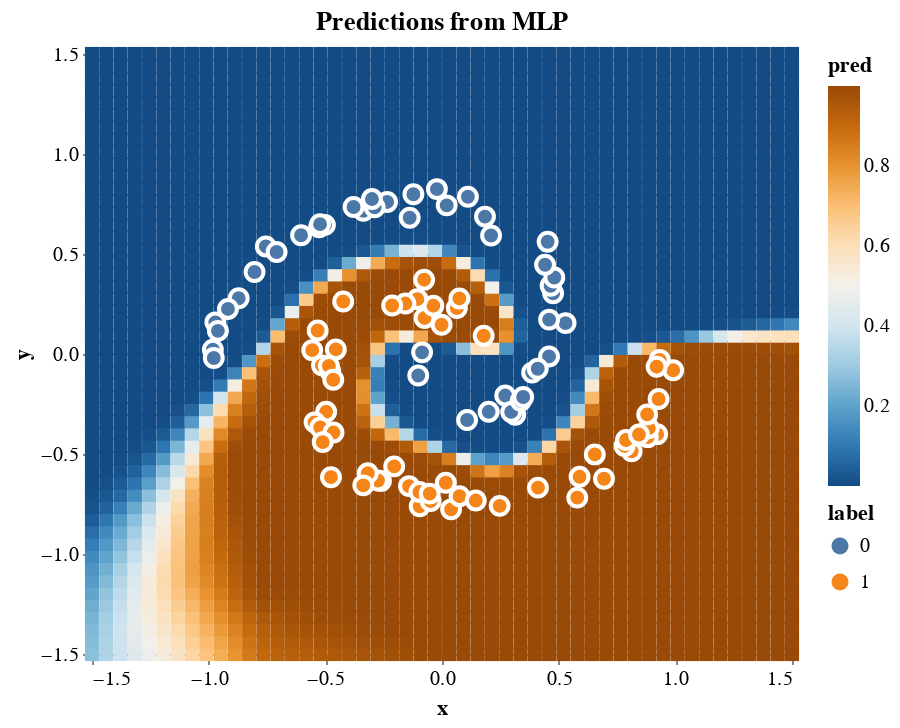

Notebook cell for this chart:
### Code cell
# Plot predictions
pred_chart = prediction_plot(xs, y)
chart = pred_chart + spiral_chart
chart

### Figure 1 — Vega-Lite specification as saved in the notebook (floating-point values rounded to 4 significant figures; data arrays with more than 128 entries replaced by an {"elided": "..."} marker saying what was removed)
{"config": {"view": {"continuousWidth": 300, "continuousHeight": 300}}, "layer": [{"data": {"name": "data-f6874b53cb5700bb8b41a445bb005861"}, "mark": {"type": "square", "opacity": 1, "size": 50}, "encoding": {"color": {"field": "pred", "scale": {"scheme": "blueorange"}, "type": "quantitative"}, "x": {"field": "x", "scale": {"domain": [-1.5, 1.5], "nice": false}, "type": "quantitative"}, "y": {"field": "y", "scale": {"domain": [-1.5, 1.5], "nice": false}, "type": "quantitative"}}, "title": "Predictions from MLP"}, {"data": {"name": "data-ea5f926ea559a091408d708f08741c63"}, "mark": {"type": "circle", "opacity": 1, "size": 80, "stroke": "white"}, "encoding": {"color": {"field": "label", "type": "nominal"}, "x": {"field": "x", "scale": {"domain": [-1.5, 1.5], "nice": false}, "type": "quantitative"}, "y": {"field": "y", "scale": {"domain": [-1.5, 1.5], "nice": false}, "type": "quantitative"}}}], "height": 300, "width": 350, "$schema": "https://vega.github.io/schema/vega-lite/v5.20.1.json", "datasets": {"data-f6874b53cb5700bb8b41a445bb005861": {"elided": "2500 records"}, "data-ea5f926ea559a091408d708f08741c63": [{"x": -0.08531, "y": 0.008334, "label": 0}, {"x": 0.1787, "y": 0.09108, "label": 1}, {"x": 0.06364, "y": 0.2299, "label": 1}, {"x": -0.1018, "y": -0.1074, "label": 0}, {"x": -0.001736, "y": 0.1459, "label": 1}, {"x": 0.0744, "y": 0.2778, "label": 1}, {"x": -0.07479, "y": 0.1803, "label": 1}, {"x": -0.03717, "y": 0.2415, "label": 1}, {"x": -0.1055, "y": 0.2743, "label": 1}, {"x": -0.07655, "y": 0.3715, "label": 1}, {"x": -0.1569, "y": 0.2522, "label": 1}, {"x": 0.1076, "y": -0.33, "label": 0}, {"x": 0.2, "y": -0.2889, "label": 0}, {"x": -0.2137, "y": 0.2426, "label": 1}, {"x": 0.271, "y": -0.2078, "label": 0}, {"x": 0.3139, "y": -0.3035, "label": 0}, {"x": 0.2965, "y": -0.2895, "label": 0}, {"x": 0.3377, "y": -0.2342, "label": 0}, {"x": 0.348, "y": -0.2151, "label": 0}, {"x": -0.4233, "y": 0.2626, "label": 1}, {"x": 0.3863, "y": -0.09285, "label": 0}, {"x": -0.5328, "y": 0.1173, "label": 1}, {"x": -0.4549, "y": 0.02297, "label": 1}, {"x": 0.4588, "y": -0.01218, "label": 0}, {"x": 0.4103, "y": -0.07362, "label": 0}, {"x": -0.4793, "y": -0.08519, "label": 1}, {"x": -0.5563, "y": 0.01929, "label": 1}, {"x": -0.5145, "y": -0.05687, "label": 1}, {"x": -0.4848, "y": -0.05956, "label": 1}, {"x": 0.5296, "y": 0.1546, "label": 0}, {"x": -0.4661, "y": -0.1289, "label": 1}, {"x": 0.4591, "y": 0.1721, "label": 0}, {"x": -0.4965, "y": -0.289, "label": 1}, {"x": 0.4763, "y": 0.3038, "label": 0}, {"x": -0.546, "y": -0.3418, "label": 1}, {"x": -0.5216, "y": -0.3674, "label": 1}, {"x": 0.4655, "y": 0.3409, "label": 0}, {"x": -0.4649, "y": -0.3928, "label": 1}, {"x": -0.5111, "y": -0.4405, "label": 1}, {"x": 0.4814, "y": 0.3824, "label": 0}, {"x": 0.4417, "y": 0.4463, "label": 0}, {"x": -0.4759, "y": -0.616, "label": 1}, {"x": 0.4528, "y": 0.5614, "label": 0}, {"x": -0.2617, "y": -0.6344, "label": 1}, {"x": -0.2744, "y": -0.6326, "label": 1}, {"x": -0.3181, "y": -0.5966, "label": 1}, {"x": -0.3374, "y": -0.6567, "label": 1}, {"x": -0.2049, "y": -0.5619, "label": 1}, {"x": 0.2103, "y": 0.5924, "label": 0}, {"x": -0.1414, "y": -0.6604, "label": 1}, {"x": 0.1843, "y": 0.6871, "label": 0}, {"x": -0.09565, "y": -0.7615, "label": 1}, {"x": -0.09671, "y": -0.6895, "label": 1}, {"x": -0.04871, "y": -0.7354, "label": 1}, {"x": -0.05257, "y": -0.698, "label": 1}, {"x": 0.111, "y": 0.7862, "label": 0}, {"x": 0.01628, "y": -0.6439, "label": 1}, {"x": -0.02177, "y": 0.8245, "label": 0}, {"x": 0.02014, "y": 0.7434, "label": 0}, {"x": 0.03891, "y": -0.7766, "label": 1}, {"x": 0.07513, "y": -0.7111, "label": 1}, {"x": -0.1226, "y": 0.7989, "label": 0}, {"x": 0.1447, "y": -0.7328, "label": 1}, {"x": -0.1385, "y": 0.6813, "label": 0}, {"x": 0.2471, "y": -0.7594, "label": 1}, {"x": -0.337, "y": 0.7159, "label": 0}, {"x": -0.2352, "y": 0.7603, "label": 0}, {"x": -0.2886, "y": 0.7335, "label": 0}, {"x": -0.3003, "y": 0.7748, "label": 0}, {"x": -0.379, "y": 0.7349, "label": 0}, {"x": 0.4114, "y": -0.6682, "label": 1}, {"x": 0.5797, "y": -0.7181, "label": 1}, {"x": -0.5267, "y": 0.6338, "label": 0}, {"x": -0.5018, "y": 0.6456, "label": 0}, {"x": -0.5226, "y": 0.6492, "label": 0}, {"x": 0.5896, "y": -0.6141, "label": 1}, {"x": 0.6548, "y": -0.502, "label": 1}, {"x": -0.604, "y": 0.5938, "label": 0}, {"x": 0.6942, "y": -0.6237, "label": 1}, {"x": -0.7549, "y": 0.5377, "label": 0}, {"x": -0.7088, "y": 0.5101, "label": 0}, {"x": 0.813, "y": -0.4865, "label": 1}, {"x": -0.8035, "y": 0.4101, "label": 0}, {"x": 0.7825, "y": -0.4598, "label": 1}, {"x": 0.7886, "y": -0.4302, "label": 1}, {"x": 0.9223, "y": -0.4007, "label": 1}, {"x": 0.8819, "y": -0.4159, "label": 1}, {"x": 0.8863, "y": -0.371, "label": 1}, {"x": 0.8441, "y": -0.4027, "label": 1}, {"x": -0.8713, "y": 0.2788, "label": 0}, {"x": 0.8793, "y": -0.302, "label": 1}, {"x": 0.9283, "y": -0.2249, "label": 1}, {"x": -0.9712, "y": 0.1584, "label": 0}, {"x": -0.9173, "y": 0.2253, "label": 0}, {"x": 0.9907, "y": -0.08121, "label": 1}, {"x": -0.982, "y": 0.02178, "label": 0}, {"x": -0.9604, "y": 0.1156, "label": 0}, {"x": 0.9332, "y": -0.02925, "label": 1}, {"x": 0.9199, "y": -0.06352, "label": 1}, {"x": -0.978, "y": -0.01986, "label": 0}]}}
